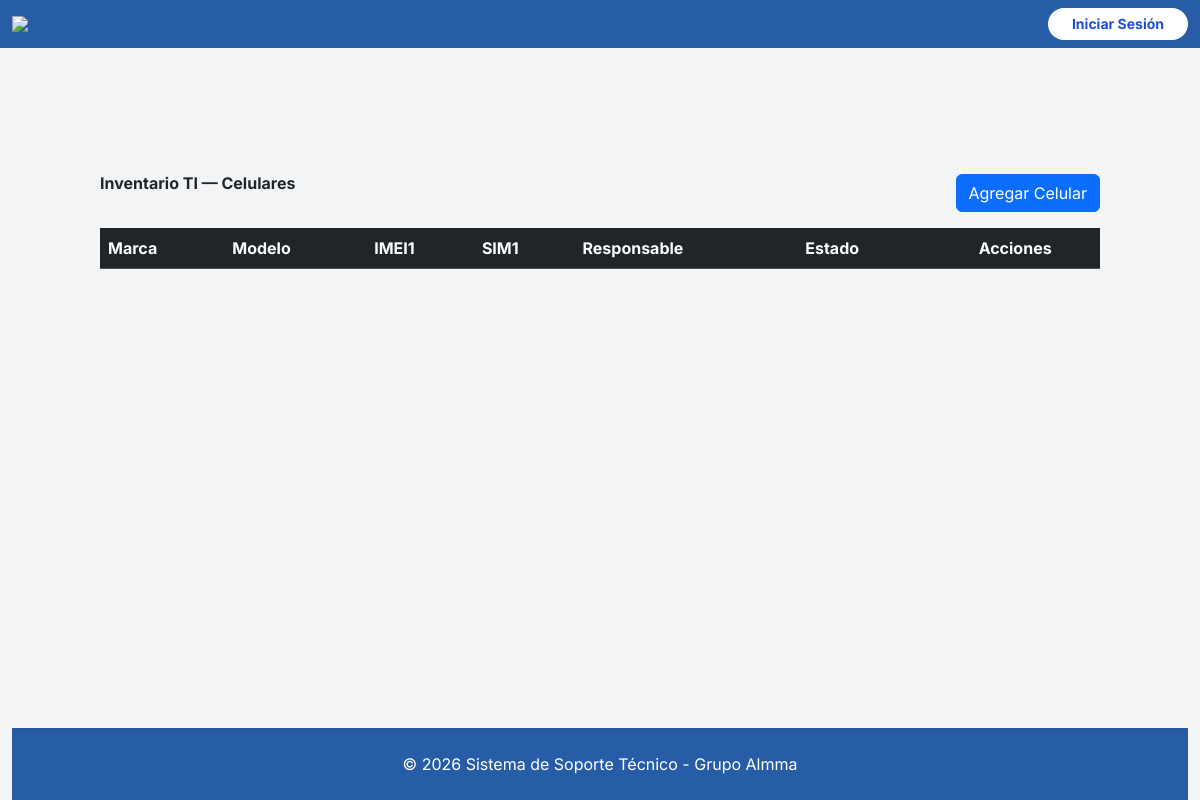
The page /inventario/celulares/ on the database as committed earlier.
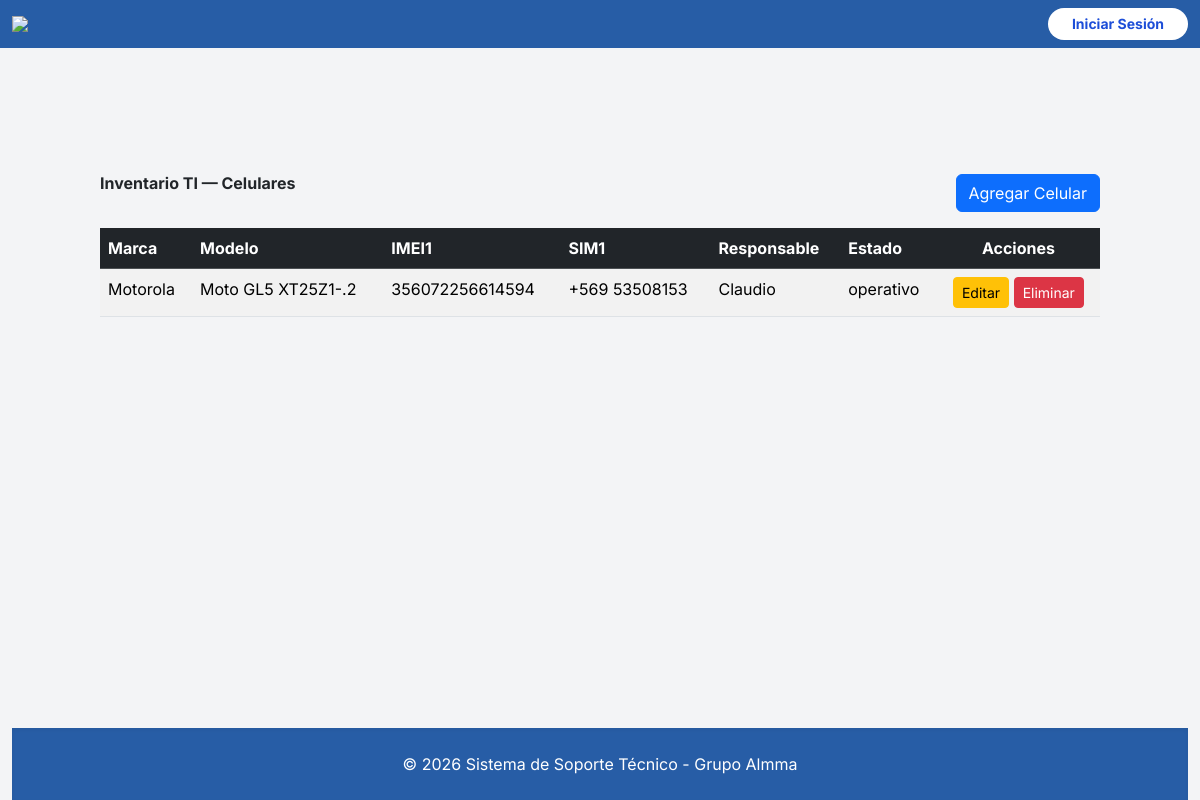
The same page on the database as committed later.
### inventario_ti/models.py (models this page shows, shortened)
class CelularTI(models.Model):
    marca = models.CharField(max_length=50)
    modelo = models.CharField(max_length=100)
    numero_serie = models.CharField(max_length=75, blank=True, null=True)
    imei1 = models.CharField(max_length=50)
    imei2 = models.CharField(max_length=50, blank=True, null=True)
    numero_sim1 = models.CharField(max_length=20, blank=True, null=True)
    numero_sim2 = models.CharField(max_length=20, blank=True, null=True)
    version_os = models.CharField(max_length=50)
    clave_bloqueo = models.CharField(max_length=20, blank=True, null=True)
    estado = models.CharField(max_length=50, default="operativo")
    responsable_actual = models.ForeignKey(
        User,
        on_delete=models.SET_NULL,
        null=True,
        blank=True,
        related_name="celulares_asignados"
    )

### inventario_ti/views.py (the view)
# urls.py: path("celulares/", listar_celulares, name="listar_celulares"),
def listar_celulares(request):
    celulares = CelularTI.objects.all().order_by("marca", "modelo")
    return render(request, "inventario_ti/listar_celulares.html", {"celulares": celulares})

### gestion_tickets/context_processors.py (called while the page is built)
def contador_tickets(request):
    if request.user.is_authenticated:
        pendientes = Ticket.objects.filter(estado='abierto').count()
    else:
        pendientes = 0
    return {'tickets_pendientes': pendientes}

### inventario_ti/templates/inventario_ti/listar_celulares.html
{% extends "base/base.html" %}
{% load static %}
{% block content %}
<div class="container mt-4">
    <div class="d-flex justify-content-between mb-3">
        <h3 class="fw-bold">Inventario TI — Celulares</h3>
        <a href="{% url 'crear_celular' %}" class="btn btn-primary">Agregar Celular</a>
    </div>
    <table class="table table-striped table-hover">
        <thead class="table-dark">
            <tr>
                <th>Marca</th>
                <th>Modelo</th>
                <th>IMEI1</th>
                <th>SIM1</th>
                <th>Responsable</th>
                <th>Estado</th>
                <th class="text-center">Acciones</th>
            </tr>
        </thead>
        <tbody>
            {% for c in celulares %}
            <tr>
                <td>{{ c.marca }}</td>
                <td>{{ c.modelo }}</td>
                <td>{{ c.imei1 }}</td>
                <td>{{ c.numero_sim1 }}</td>
                <td>{{ c.responsable_actual }}</td>
                <td>{{ c.estado }}</td>
                <td class="text-center">
                    <a href="{% url 'editar_celular' c.id %}" class="btn btn-warning btn-sm">Editar</a>
                    <a href="{% url 'eliminar_celular' c.id %}" class="btn btn-danger btn-sm"
                       onclick="return confirm('¿Eliminar este celular?')">Eliminar</a>
                </td>
            </tr>
            {% endfor %}
        </tbody>
    </table>
</div>
{% endblock %}

Rows that differ between the two databases and show on the page:
added CelularTI: marca "Motorola", modelo "Moto GL5 XT25Z1-.2", imei1 "356072256614594", numero_sim1 "+569 53508153", responsable_actual "Claudio", estado "operativo"
